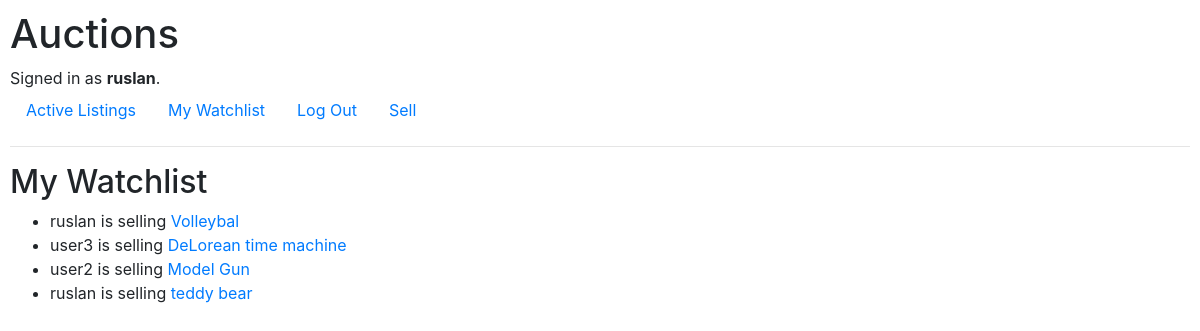
/watchlist/ (signed in), run on the app's committed database.
### auctions/models.py (models this page shows, shortened)
class User(AbstractUser):
    def __str__(self):
        return f"{self.username}"

class Listing(models.Model):
    item_name = models.CharField(max_length=64)
    description = models.CharField(max_length=500, blank=False)
    price = models.IntegerField()  # This is the starting price
    owner = models.ForeignKey(User, on_delete=models.CASCADE)  # One-to-Many Relationship
    highest_bid = models.IntegerField(null=True, blank=True)  # Tracks current highest bid
    is_closed = models.BooleanField(default=False)  # Marks if auction is closed
    image_link = models.CharField(max_length=500, blank=True)
    watchers = models.ManyToManyField(User, blank=True, related_name="watchlist")
    CATEGORY_CHOICES = [
        ('ELEC', 'Electronics'),
        ('BOOK', 'Books'),
        ('FASH', 'Fashion'),
        ('HOME', 'Home & Garden'),
        ('TOY', 'Toys'),
        ('AUTO', 'Automotive'),
        ('SPORT', 'Sports & Outdoors'),
        ('OTHER', 'Other'),
    ]
    category = models.CharField(
        max_length=20,
        choices=CATEGORY_CHOICES,
        default='OTHER'
    )

### auctions/views.py (the view)
# urls.py: path("watchlist/", views.watchlist, name="watchlist"),
@login_required
def watchlist(request):
    listings = request.user.watchlist.all()
    return render(request, "auctions/watchlist.html", {
        "listings": listings
    })

### auctions/templates/auctions/watchlist.html
{% extends "auctions/layout.html" %}
{% block body %}
<h2>My Watchlist</h2>
<ul>
    {% for listing in listings %}
        <li>
            {{ listing.owner.username }} is selling
            <a href="{% url 'listing' listing.id %}">{{ listing.item_name }}</a>
        </li>
    {% empty %}
        <li>Your watchlist is empty.</li>
    {% endfor %}
</ul>
{% endblock %}

### auctions/templates/auctions/layout.html (shortened to what this page needs)
{% load static %}
<!DOCTYPE html>
<html lang="en">
<head>
    <link rel="stylesheet" href="https://stackpath.bootstrapcdn.com/bootstrap/4.4.1/css/bootstrap.min.css">
    <link href="{% static 'auctions/styles.css' %}" rel="stylesheet">
</head>
<body id="main-body">
    <h1 id="site-title">Auctions</h1>
    <div id="user-status">
        {% if user.is_authenticated %}
            Signed in as <strong class="username">{{ user.username }}</strong>.
        {% else %}
            Not signed in.
        {% endif %}
    </div>
    <ul class="nav" id="main-nav">
        <li class="nav-item">
            <a class="nav-link" href="{% url 'index' %}">Active Listings</a>
        </li>
        {% if user.is_authenticated %}
            <li class="nav-item">
                <a class="nav-link" href="{% url 'watchlist' %}">My Watchlist</a>
            </li>
            <li class="nav-item">
                <a class="nav-link" href="{% url 'logout' %}">Log Out</a>
            </li>
            <li class="nav-item">
                <a class="nav-link" href="{% url 'make_listing' %}">Sell</a>
            </li>
        {% endif %}
    </ul>
    <hr>
    <div id="page-content">
        {% block body %}
        {% endblock %}
    </div>
</body>
</html>

### auctions/static/auctions/styles.css (style rules this page uses)
body { padding: 10px; }

### data on the page
User: username "ruslan"
Listing: owner.username "ruslan", item_name "Volleybal"
Listing: owner.username "user3", item_name "DeLorean time machine"
Listing: owner.username "user2", item_name "Model Gun"
Listing: owner.username "ruslan", item_name "teddy bear"
